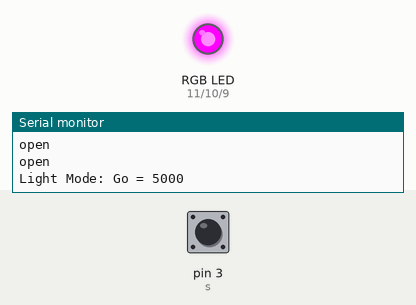
Recording of a sketch running on a simulated Arduino Uno, built with avr-gcc and run on an emulated ATmega328P. Shown: an RGB LED mixed from three pins (HIGH = lit), the last lines printed to the serial monitor. The inputs (shaded band) are chosen by the test bench; at power-on: pin 3 (s) HIGH.

Above: at 0.05 s.
At 6.5 s:
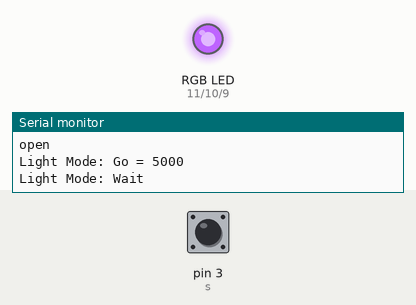
At 13.0 s:
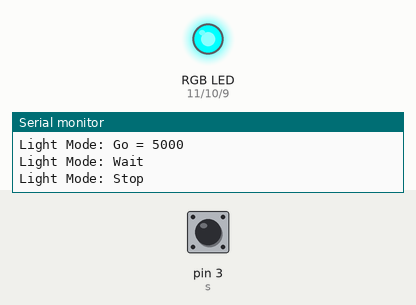
Timing chart, 0 to 15.0 s (numbered marks = the images above):
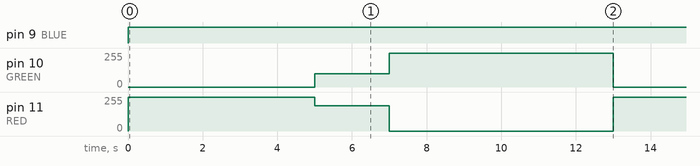

Measured:
- by itself, pin 9 (BLUE): LOW → HIGH at 0.00 s
- by itself, pin 10 (GREEN): repeats every 13.0 s: 255/255 6.0 s, 0/255 5.0 s, 100/255 2.0 s
- by itself, pin 11 (RED): repeats every 13.0 s: 190/255 2.0 s, 0/255 6.0 s, 255/255 5.0 s

The sketch:

StoplightPWM.ino
```cpp
/* First we set up variables that will be used throughout the program. */
int stopl = 6000;
int yld = 2000;
int go = 6000;
int GREEN = 10;
int BLUE = 9;
int RED = 11;
int s = 3;
/**
* Set up the Serial monitor, then set pins 10-12 for output. Finally
* set all pins LOW to insure that they are turned off.
**/
void setup()
{
  Serial.begin(9600);
  while(!Serial);
  pinMode(RED, OUTPUT);    // Sets the digital pins to the mode OUTPUT.
  pinMode(BLUE, OUTPUT);
  pinMode(GREEN, OUTPUT);
  pinMode(s,INPUT_PULLUP);

/**
  digitalWrite(RED,LOW);    // Sets the digital pins output to 0 Volts
  digitalWrite(YELLOW,LOW);
  digitalWrite(GREEN,LOW);
  */
}


void loop()
{
  green(cswitch());
 // green(go);
  yellow(yld);
  red(stopl);

}


/* The following three functions turn on the desired LED and turn off all others. */

void green(int d){
  analogWrite(RED,255);
  analogWrite(GREEN,0);
  analogWrite(BLUE,255);
  Serial.println("Light Mode: Go = " + String(cswitch()));
  delay(d);
}


void yellow(int d){
  analogWrite(RED,190);
  analogWrite(GREEN,100);
  analogWrite(BLUE,255);
  Serial.println("Light Mode: Wait");
  delay(d);
}


void red(int d){
  analogWrite(RED,0);
  analogWrite(GREEN,255);
  analogWrite(BLUE,255);
  Serial.println("Light Mode: Stop");
  delay(d);
}


int cswitch(){

  int  m = digitalRead(s);

  switch(m){

    case(HIGH):
      Serial.println("open");
      return 5000;
    case(LOW):
      Serial.println("closed");
      return 10000;
}
}
```
